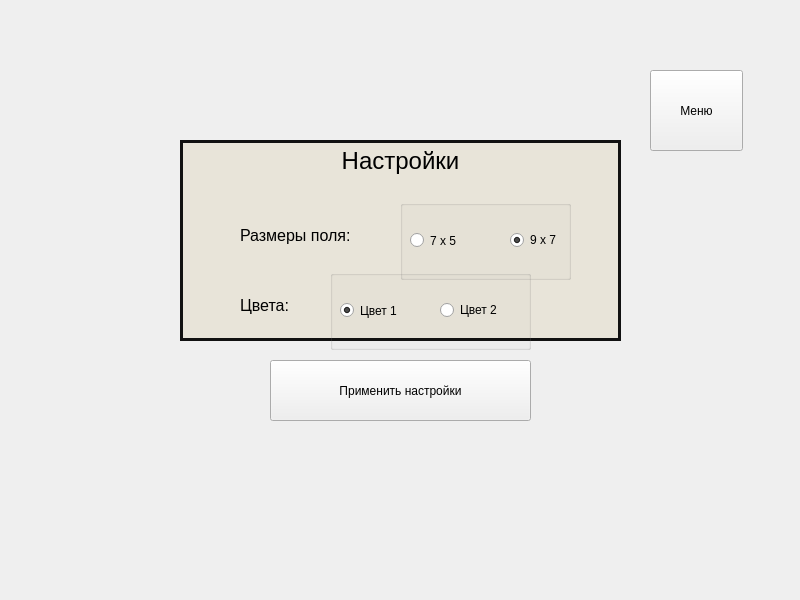
<?xml version="1.0" encoding="UTF-8"?>
<ui version="4.0">
 <class>MainWindow</class>
 <widget class="QMainWindow" name="MainWindow">
  <property name="geometry">
   <rect>
    <x>0</x>
    <y>0</y>
    <width>800</width>
    <height>600</height>
   </rect>
  </property>
  <property name="windowTitle">
   <string>Пекинская опера</string>
  </property>
  <property name="unifiedTitleAndToolBarOnMac">
   <bool>false</bool>
  </property>
  <widget class="QWidget" name="centralwidget">
   <widget class="QPushButton" name="menuButton">
    <property name="geometry">
     <rect>
      <x>650</x>
      <y>70</y>
      <width>93</width>
      <height>81</height>
     </rect>
    </property>
    <property name="text">
     <string>Меню</string>
    </property>
   </widget>
   <widget class="QTextEdit" name="textEdit">
    <property name="geometry">
     <rect>
      <x>180</x>
      <y>140</y>
      <width>441</width>
      <height>201</height>
     </rect>
    </property>
    <property name="styleSheet">
     <string notr="true">background-color: rgba(232, 228, 216, 0.95);
border: 3px solid #111;</string>
    </property>
    <property name="html">
     <string>&lt;!DOCTYPE HTML PUBLIC &quot;-//W3C//DTD HTML 4.0//EN&quot; &quot;http://www.w3.org/TR/REC-html40/strict.dtd&quot;&gt;
&lt;html&gt;&lt;head&gt;&lt;meta name=&quot;qrichtext&quot; content=&quot;1&quot; /&gt;&lt;style type=&quot;text/css&quot;&gt;
p, li { white-space: pre-wrap; }
&lt;/style&gt;&lt;/head&gt;&lt;body style=&quot; font-family:'MS Shell Dlg 2'; font-size:7.8pt; font-weight:400; font-style:normal;&quot;&gt;
&lt;p align=&quot;center&quot; style=&quot; margin-top:0px; margin-bottom:0px; margin-left:0px; margin-right:0px; -qt-block-indent:0; text-indent:0px;&quot;&gt;&lt;span style=&quot; font-size:18pt;&quot;&gt;Настройки&lt;/span&gt;&lt;/p&gt;&lt;/body&gt;&lt;/html&gt;</string>
    </property>
   </widget>
   <widget class="QPushButton" name="saveSettingsButton">
    <property name="geometry">
     <rect>
      <x>270</x>
      <y>360</y>
      <width>261</width>
      <height>61</height>
     </rect>
    </property>
    <property name="text">
     <string>Применить настройки</string>
    </property>
   </widget>
   <widget class="QLabel" name="label">
    <property name="geometry">
     <rect>
      <x>240</x>
      <y>210</y>
      <width>141</width>
      <height>51</height>
     </rect>
    </property>
    <property name="text">
     <string>&lt;html&gt;&lt;head/&gt;&lt;body&gt;&lt;p&gt;&lt;span style=&quot; font-size:12pt;&quot;&gt;Размеры поля:&lt;/span&gt;&lt;/p&gt;&lt;/body&gt;&lt;/html&gt;</string>
    </property>
   </widget>
   <widget class="QLabel" name="label_2">
    <property name="geometry">
     <rect>
      <x>240</x>
      <y>280</y>
      <width>91</width>
      <height>51</height>
     </rect>
    </property>
    <property name="text">
     <string>&lt;html&gt;&lt;head/&gt;&lt;body&gt;&lt;p&gt;&lt;span style=&quot; font-size:12pt;&quot;&gt;Цвета:&lt;/span&gt;&lt;/p&gt;&lt;/body&gt;&lt;/html&gt;</string>
    </property>
   </widget>
   <widget class="QGroupBox" name="fieldSizes">
    <property name="geometry">
     <rect>
      <x>400</x>
      <y>200</y>
      <width>171</width>
      <height>80</height>
     </rect>
    </property>
    <property name="title">
     <string/>
    </property>
    <property name="flat">
     <bool>true</bool>
    </property>
    <property name="checkable">
     <bool>false</bool>
    </property>
    <widget class="QRadioButton" name="fieldSize7x5">
     <property name="geometry">
      <rect>
       <x>10</x>
       <y>30</y>
       <width>91</width>
       <height>21</height>
      </rect>
     </property>
     <property name="text">
      <string>7 x 5</string>
     </property>
     <property name="checked">
      <bool>false</bool>
     </property>
    </widget>
    <widget class="QRadioButton" name="fieldSize9x7">
     <property name="geometry">
      <rect>
       <x>110</x>
       <y>30</y>
       <width>95</width>
       <height>20</height>
      </rect>
     </property>
     <property name="text">
      <string>9 x 7</string>
     </property>
     <property name="checked">
      <bool>true</bool>
     </property>
    </widget>
   </widget>
   <widget class="QGroupBox" name="fieldColors">
    <property name="geometry">
     <rect>
      <x>330</x>
      <y>270</y>
      <width>201</width>
      <height>80</height>
     </rect>
    </property>
    <property name="title">
     <string/>
    </property>
    <property name="flat">
     <bool>true</bool>
    </property>
    <widget class="QRadioButton" name="fieldColor1">
     <property name="geometry">
      <rect>
       <x>10</x>
       <y>30</y>
       <width>95</width>
       <height>21</height>
      </rect>
     </property>
     <property name="text">
      <string>Цвет 1</string>
     </property>
     <property name="checked">
      <bool>true</bool>
     </property>
    </widget>
    <widget class="QRadioButton" name="fieldColor2">
     <property name="geometry">
      <rect>
       <x>110</x>
       <y>30</y>
       <width>95</width>
       <height>20</height>
      </rect>
     </property>
     <property name="text">
      <string>Цвет 2</string>
     </property>
    </widget>
   </widget>
  </widget>
 </widget>
 <resources/>
 <connections/>
</ui>
